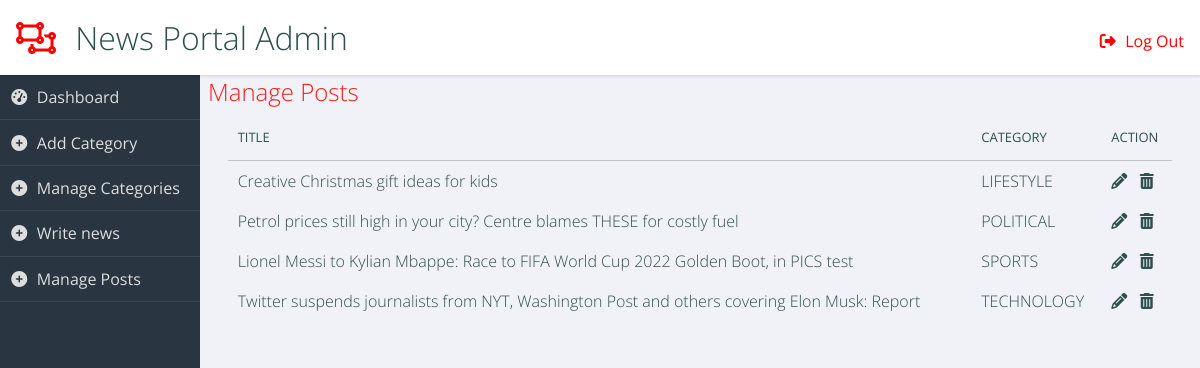
/admin/manage-posts.php (signed in), run on the app's committed database.
### tables this page shows
CREATE TABLE IF NOT EXISTS `tblposts` (
  `id` int NOT NULL AUTO_INCREMENT,
  `PostTitle` longtext,
  `CategoryId` int DEFAULT NULL,
  `SubCategoryId` int DEFAULT NULL,
  `PostDetails` longtext,
  `PostingDate` timestamp NULL DEFAULT CURRENT_TIMESTAMP,
  `UpdationDate` timestamp NULL DEFAULT NULL ON UPDATE CURRENT_TIMESTAMP,
  `Is_Active` int DEFAULT NULL,
  `PostUrl` mediumtext,
  `PostImage` varchar(255) DEFAULT NULL,
  `likeCount` int DEFAULT NULL,
  `postedBy` varchar(255) DEFAULT NULL,
  `lastUpdatedBy` varchar(255) DEFAULT NULL,
  PRIMARY KEY (`id`),
  KEY `id` (`id`),
  KEY `postcatid` (`CategoryId`),
  KEY `postsucatid` (`SubCategoryId`),
  KEY `subadmin` (`postedBy`)
);

CREATE TABLE IF NOT EXISTS `tblcategory` (
  `id` int NOT NULL AUTO_INCREMENT,
  `CategoryName` varchar(200) DEFAULT NULL,
  `Description` mediumtext,
  `PostingDate` timestamp NULL DEFAULT CURRENT_TIMESTAMP,
  `UpdationDate` timestamp NULL DEFAULT NULL ON UPDATE CURRENT_TIMESTAMP,
  `Is_Active` int DEFAULT NULL,
  PRIMARY KEY (`id`)
);

### admin/manage-posts.php (the view, shortened to what this page needs)
<?php
include('includes/header.php');
?>
<main role="main">
    <div class="container">
        <div class="row">
            <div class="col-xs-12">
                <div class="page-title-box">
                    <h2 class="page-title">Manage Posts </h2>
                </div>
            </div>
        </div>
        <div class="row">
            <div class="col-sm-12">
                <div class="card-box">
                    <div class="table-responsive">
                        <table class="table table-bordered" id="example">
                            <thead>
                                <tr>
                                    <th>Title</th>
                                    <th>Category</th>
                                    <th>Action</th>
                                </tr>
                            </thead>
                            <tbody>
                                <?php
                                $query = mysqli_query($conn, "select tblposts.id as postid,tblposts.PostTitle as title,tblcategory.CategoryName as category from tblposts left join tblcategory on tblcategory.id=tblposts.CategoryId where tblposts.Is_Active=1 ");
                                $rowcount = mysqli_num_rows($query);
                                if ($rowcount == 0) {
                                    ?>
                                    <tr>
                                        <td colspan="4" align="center">
                                            <h3 style="color:red">No record found</h3>
                                        </td>
                                    <tr>
                                    <?php
                                } else {
                                    while ($row = mysqli_fetch_array($query)) {
                                        ?>
                                        <tr>
                                            <td><?php echo htmlentities($row['title']); ?></td>
                                            <td><?php echo htmlentities($row['category']) ?></td>
                                            <td><a class="btn btn-primary btn-sm"
                                                    href="edit-post.php?pid=<?php echo htmlentities($row['postid']); ?>"><i
                                                        class="fa fa-pencil"></i></a>
                                                &nbsp;<a class="btn btn-danger btn-sm"
                                                    href="manage-posts.php?pid=<?php echo htmlentities($row['postid']); ?>&&action=del"
                                                    onclick="return confirm('Do you reaaly want to delete ?')"> <i
                                                        class="fa fa-trash-o"></i></a>
                                            </td>
                                        </tr>
                                    <?php }
                                } ?>
                            </tbody>
                        </table>
                    </div>
                </div>
            </div>
        </div>
    </div>
</main>
<?php
include('includes/footer.php');
?>

### admin/css/admin.css (style rules this page uses)
html { box-sizing: border-box; }
*, *:before, *:after { box-sizing: inherit; }
body { background: #f1f2f7; font-family: "Open Sans", arial, sans-serif; color: darkslategray; }
a { text-decoration: none; color: inherit; }
h2, h3, h4 { font-weight: 300; margin: 0; }
h2 { color: #ff1a1a; }
table { border-collapse: collapse; width: 96%; margin: 2%; }
th { text-align: left; font-weight: 400; font-size: 13px; text-transform: uppercase; border-bottom: 1px solid rgba(0, 0, 0, 0.1); padding: 0 10px; padding-bottom: 14px; }
td { line-height: 40px; font-weight: 300; padding: 0 10px; }
@media screen and (min-width: 600px) { html, body { height: 100%; } }
@media screen and (min-width: 600px) { main[role="main"] { margin: 75px 0 40px 200px; } }
@media screen and (min-width: 600px) { main[role="main"]:after { content: ""; display: table; clear: both; } }

### data on the page
tblposts: PostTitle "Creative Christmas gift ideas for kids", CategoryId.CategoryName "LIFESTYLE"
tblposts: PostTitle "Petrol prices still high in your city? Centre blames THESE for costly fuel", CategoryId.CategoryName "POLITICAL"
tblposts: PostTitle "Lionel Messi to Kylian Mbappe: Race to FIFA World Cup 2022 Golden Boot, in PICS test", CategoryId.CategoryName "SPORTS"
tblposts: PostTitle "Twitter suspends journalists from NYT, Washington Post and others covering Elon Musk: Report", CategoryId.CategoryName "TECHNOLOGY"
